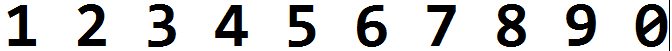
//> input picture Vis/image.png, 672 x 51 px
$ ./TrainTest   (built with g++ and OpenCV 4)
//> lines starting //> are read from the running program, lines starting //| are printed output that depends on the picture; after the words box and inside, x2 and y2 are one past the last pixel; in counts of white or black regions, pixels touching at a corner belong together
### Vis/stdafx.h
// stdafx.h : include file for standard system include files,
// or project specific include files that are used frequently, but
// are changed infrequently
//

#pragma once

#include "targetver.h"

#include <opencv2/core/core.hpp>
#include <opencv2/highgui/highgui.hpp>
#include <opencv2/imgproc/imgproc.hpp>
#include <opencv2/ml/ml.hpp>

#include <iostream>
#include <vector>

#include <stdio.h>
#include <tchar.h>


// TODO: reference additional headers your program requires here

### Vis/TrainTest.cpp
#include "stdafx.h"

#include<opencv2/core/core.hpp>
#include<opencv2/highgui/highgui.hpp>
#include<opencv2/imgproc/imgproc.hpp>
#include<opencv2/ml/ml.hpp>

#include<iostream>
#include<sstream>

const int MIN_CONTOUR_AREA = 100;

const int RESIZED_IMAGE_WIDTH = 20;
const int RESIZED_IMAGE_HEIGHT = 30;

///////////////////////////////////////////////////////////////////////////////////////////////////
class ContourWithData {
public:
	// member variables ///////////////////////////////////////////////////////////////////////////
	std::vector<cv::Point> ptContour;           // contour
	cv::Rect boundingRect;                      // bounding rect for contour
	float fltArea;                              // area of contour

												///////////////////////////////////////////////////////////////////////////////////////////////
	bool checkIfContourIsValid() {                              // obviously in a production grade program
		if (fltArea < MIN_CONTOUR_AREA) return false;           // we would have a much more robust function for
		return true;                                            // identifying if a contour is valid !!
	}

	///////////////////////////////////////////////////////////////////////////////////////////////
	static bool sortByBoundingRectXPosition(const ContourWithData& cwdLeft, const ContourWithData& cwdRight) {      // this function allows us to sort
		return(cwdLeft.boundingRect.x < cwdRight.boundingRect.x);                                                   // the contours from left to right
	}

};

///////////////////////////////////////////////////////////////////////////////////////////////////
int main() {
	std::vector<ContourWithData> allContoursWithData;           // declare empty vectors,
	std::vector<ContourWithData> validContoursWithData;         // we will fill these shortly

																// read in training classifications ///////////////////////////////////////////////////

	cv::Mat matClassificationInts;      // we will read the classification numbers into this variable as though it is a vector

	cv::FileStorage fsClassifications("classifications.xml", cv::FileStorage::READ);        // open the classifications file

	if (fsClassifications.isOpened() == false) {                                                    // if the file was not opened successfully
		std::cout << "error, unable to open training classifications file, exiting program\n\n";    // show error message
		std::cin.get();
		return(0);                                                                                  // and exit program
	}

	fsClassifications["classifications"] >> matClassificationInts;      // read classifications section into Mat classifications variable
	fsClassifications.release();                                        // close the classifications file

																		// read in training images ////////////////////////////////////////////////////////////

	cv::Mat matTrainingImagesAsFlattenedFloats;         // we will read multiple images into this single image variable as though it is a vector

	cv::FileStorage fsTrainingImages("images.xml", cv::FileStorage::READ);          // open the training images file

	if (fsTrainingImages.isOpened() == false) {                                                 // if the file was not opened successfully
		std::cout << "error, unable to open training images file, exiting program\n\n";         // show error message
		std::cin.get();
		return(0);                                                                              // and exit program
	}

	fsTrainingImages["images"] >> matTrainingImagesAsFlattenedFloats;           // read images section into Mat training images variable
	fsTrainingImages.release();                                                 // close the traning images file

																				// train //////////////////////////////////////////////////////////////////////////////

	cv::Ptr<cv::ml::KNearest>  kNearest(cv::ml::KNearest::create());            // instantiate the KNN object

																				// finally we get to the call to train, note that both parameters have to be of type Mat (a single Mat)
																				// even though in reality they are multiple images / numbers
	kNearest->train(matTrainingImagesAsFlattenedFloats, cv::ml::ROW_SAMPLE, matClassificationInts);

	// test ///////////////////////////////////////////////////////////////////////////////

	cv::Mat matTestingNumbers = cv::imread("image.png");            // read in the test numbers image
//> matTestingNumbers is the input picture: 51 rows x 672 cols, CV_8UC3; mean B, G, R 207, 207, 207

	if (matTestingNumbers.empty()) {                                // if unable to open image
		std::cout << "error: image not read from file\n\n";         // show error message on command line
		std::cin.get();
		return(0);                                                  // and exit program
	}

	cv::Mat matGrayscale;           //
	cv::Mat matBlurred;             // declare more image variables
	cv::Mat matThresh;              //
	cv::Mat matThreshCopy;          //

	cv::cvtColor(matTestingNumbers, matGrayscale, CV_BGR2GRAY);         // convert to grayscale
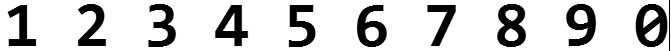
//> matGrayscale: 51 rows x 672 cols, CV_8UC1; min 0, max 255, mean 207

																		// blur
	cv::GaussianBlur(matGrayscale,              // input image
		matBlurred,                // output image
		cv::Size(5, 5),            // smoothing window width and height in pixels
		0);                        // sigma value, determines how much the image will be blurred, zero makes function choose the sigma value
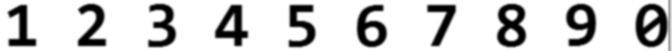
//> matBlurred: 51 rows x 672 cols, CV_8UC1; min 0, max 255, mean 207

								   // filter image from grayscale to black and white
	cv::adaptiveThreshold(matBlurred,                           // input image
		matThresh,                            // output image
		255,                                  // make pixels that pass the threshold full white
		cv::ADAPTIVE_THRESH_GAUSSIAN_C,       // use gaussian rather than mean, seems to give better results
		cv::THRESH_BINARY_INV,                // invert so foreground will be white, background will be black
		11,                                   // size of a pixel neighborhood used to calculate threshold value
		2);                                   // constant subtracted from the mean or weighted mean
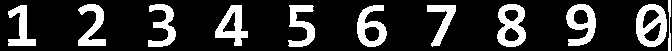
//> matThresh: 51 rows x 672 cols, CV_8UC1; 18.8% white; 11 white regions

	matThreshCopy = matThresh.clone();              // make a copy of the thresh image, this in necessary b/c findContours modifies the image

	std::vector<std::vector<cv::Point> > ptContours;        // declare a vector for the contours
	std::vector<cv::Vec4i> v4iHierarchy;                    // declare a vector for the hierarchy (we won't use this in this program but this may be helpful for reference)

	cv::findContours(matThreshCopy,             // input image, make sure to use a copy since the function will modify this image in the course of finding contours
		ptContours,                             // output contours
		v4iHierarchy,                           // output hierarchy
		cv::RETR_EXTERNAL,                      // retrieve the outermost contours only
		cv::CHAIN_APPROX_SIMPLE);               // compress horizontal, vertical, and diagonal segments and leave only their end points
//> ptContours = 11 contours; largest, box (x1, y1, x2, y2) and area: (636, 4, 667, 47) 1061, (497, 4, 526, 47) 935, (566, 4, 596, 46) 786, (357, 5, 387, 47) 764, (215, 5, 248, 46) 706; v4iHierarchy = 11 items, first 8: [1, -1, -1, -1], [2, 0, -1, -1], [3, 1, -1, -1], [4, 2, -1, -1], [5, 3, -1, -1], [6, 4, -1, -1], [7, 5, -1, -1], [8, 6, -1, -1]

	for (int i = 0; i < ptContours.size(); i++) {               // for each contour
		ContourWithData contourWithData;                                                    // instantiate a contour with data object
		contourWithData.ptContour = ptContours[i];                                          // assign contour to contour with data
		contourWithData.boundingRect = cv::boundingRect(contourWithData.ptContour);         // get the bounding rect
		contourWithData.fltArea = cv::contourArea(contourWithData.ptContour);               // calculate the contour area
		allContoursWithData.push_back(contourWithData);                                     // add contour with data object to list of all contours with data
	}
//> this loop made 11 passes
//> (contourWithData.boundingRect, contourWithData.fltArea) on passes 1 to 11: (Rect(427, 5, 29, 42), 421.5), (Rect(357, 5, 30, 42), 764), (Rect(288, 5, 27, 42), 505), (Rect(215, 5, 33, 41), 706), (Rect(8, 5, 28, 41), 458.5), (Rect(636, 4, 31, 43), 1061), (Rect(566, 4, 30, 42), 785.5), (Rect(497, 4, 29, 43), 935), (Rect(148, 4, 28, 43), 483), (Rect(78, 4, 28, 42), 506.5), (Rect(668, 0, 3, 51), 58)

	for (int i = 0; i < allContoursWithData.size(); i++) {                      // for all contours
		if (allContoursWithData[i].checkIfContourIsValid()) {                   // check if valid
			validContoursWithData.push_back(allContoursWithData[i]);            // if so, append to valid contour list
		}
	}
	// sort contours from left to right
	std::sort(validContoursWithData.begin(), validContoursWithData.end(), ContourWithData::sortByBoundingRectXPosition);

	std::string strFinalString;         // declare final string, this will have the final number sequence by the end of the program

	for (int i = 0; i < validContoursWithData.size(); i++) {            // for each contour

																		// draw a green rect around the current char
		cv::rectangle(matTestingNumbers,                            // draw rectangle on original image
			validContoursWithData[i].boundingRect,        // rect to draw
			cv::Scalar(0, 255, 0),                        // green
			2);                                           // thickness

		cv::Mat matROI = matThresh(validContoursWithData[i].boundingRect);          // get ROI image of bounding rect

		cv::Mat matROIResized;
		cv::resize(matROI, matROIResized, cv::Size(RESIZED_IMAGE_WIDTH, RESIZED_IMAGE_HEIGHT));     // resize image, this will be more consistent for recognition and storage

		cv::Mat matROIFloat;
		matROIResized.convertTo(matROIFloat, CV_32FC1);             // convert Mat to float, necessary for call to find_nearest

		cv::Mat matROIFlattenedFloat = matROIFloat.reshape(1, 1);

		cv::Mat matCurrentChar(0, 0, CV_32F);

		kNearest->findNearest(matROIFlattenedFloat, 1, matCurrentChar);     // finally we can call find_nearest !!!

		float fltCurrentChar = (float)matCurrentChar.at<float>(0, 0);

		strFinalString = strFinalString + char(int(fltCurrentChar));        // append current char to full string
	}
//> this loop made 10 passes
//> (matCurrentChar, fltCurrentChar, strFinalString) on passes 1 to 10: ([55], 55, '7'), ([55], 55, "77"), ([56], 56, "778"), ([55], 55, "7787"), ([56], 56, "77878"), ([56], 56, "778788"), ([55], 55, "7787887"), ([56], 56, "77878878"), ([57], 57, "778788789"), ([56], 56, "7787887898")
//> pass 1, `cv::Mat matROI = matThresh(validContoursWithData[i].boundingRect);`:
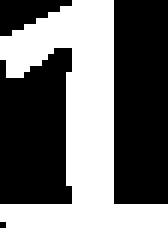
//> matROI: 41 rows x 28 cols, CV_8UC1 (shown 6 times larger); 46.7% white; 1 white region, box (x1, y1, x2, y2) and area: (0, 0, 28, 41) 536
//> pass 1, `cv::resize(matROI, matROIResized, cv::Size(RESIZED_IMAGE_WIDTH, RESIZE..`:
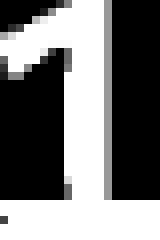
//> matROIResized: 30 rows x 20 cols, CV_8UC1 (shown 8 times larger); min 0, max 255, mean 117.6
//> pass 2, `cv::Mat matROI = matThresh(validContoursWithData[i].boundingRect);`:
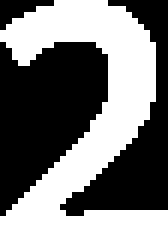
//> matROI: 42 rows x 28 cols, CV_8UC1 (shown 6 times larger); 49.8% white; 1 white region, box (x1, y1, x2, y2) and area: (0, 0, 28, 42) 586
//> after the loop:
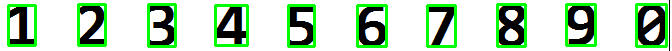
//> matTestingNumbers: 51 rows x 672 cols, CV_8UC3; 12.03% of pixels changed, all inside (x1, y1, x2, y2) = (7, 3, 668, 48)

	std::cout << "\n\n" << "numbers read = " << strFinalString << "\n\n";       // show the full string
//| numbers read = 7787887898

	cv::imshow("matTestingNumbers", matTestingNumbers);     // show input image with green boxes drawn around found digits

	cv::waitKey(0);                                         // wait for user key press

	return(0);
}

$ run again, with Vis/test.png copied over Vis/image.png
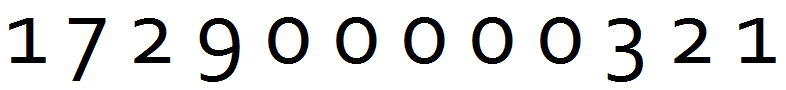
//> input picture Vis/test.png, 786 x 90 px
//> matTestingNumbers is the input picture: 90 rows x 786 cols, CV_8UC3; mean B, G, R 223, 223, 223
//> `cv::adaptiveThreshold(matBlurred, matThresh, 255, cv::ADAPTIVE_THRESH_..`:
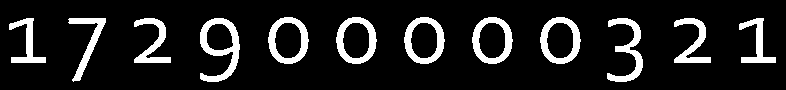
//> matThresh: 90 rows x 786 cols, CV_8UC1; 12.4% white; 12 white regions
//> ptContours = 12 contours; largest, box (x1, y1, x2, y2) and area: (540, 17, 581, 64) 1462, (472, 17, 513, 64) 1462, (404, 17, 445, 64) 1462, (336, 17, 377, 64) 1462, (268, 17, 309, 64) 1462; v4iHierarchy = 12 items, first 8: [1, -1, -1, -1], [2, 0, -1, -1], [3, 1, -1, -1], [4, 2, -1, -1], [5, 3, -1, -1], [6, 4, -1, -1], [7, 5, -1, -1], [8, 6, -1, -1]
//> the loop `for (int i = 0; i < ptContours.size(); i++)` made 12 passes
//> (contourWithData.boundingRect, contourWithData.fltArea) on passes 1 to 8: (Rect(739, 18, 37, 45), 482), (Rect(674, 18, 37, 45), 544.5), (Rect(607, 18, 36, 64), 680), (Rect(200, 18, 40, 64), 1457), (Rect(134, 18, 37, 45), 544.5), (Rect(68, 18, 38, 64), 549.5), (Rect(9, 18, 37, 45), 482), (Rect(540, 17, 41, 47), 1462)
//> the loop `for (int i = 0; i < validContoursWithData.size(); i++)` made 12 passes
//> (matCurrentChar, fltCurrentChar, strFinalString) on passes 1 to 8: ([55], 55, '7'), ([55], 55, "77"), ([55], 55, "777"), ([57], 57, "7779"), ([56], 56, "77798"), ([56], 56, "777988"), ([56], 56, "7779888"), ([56], 56, "77798888")
//> after the loop `for (int i = 0; i < validContoursWithData.size(); i++)`:
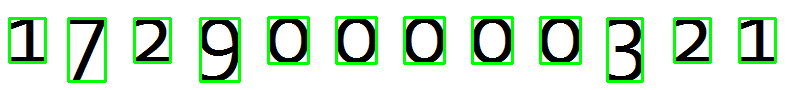
//> matTestingNumbers: 90 rows x 786 cols, CV_8UC3; 8.84% of pixels changed, all inside (x1, y1, x2, y2) = (8, 16, 777, 83)
//| numbers read = 777988888877
